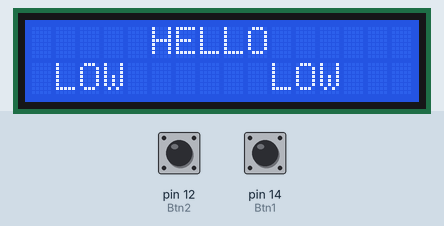
The sketch below on a simulated Arduino Uno, built with avr-gcc and run on an emulated ATmega328P. Parts: 16×2 character LCD. The test bench sets the inputs (shaded band); at power-on: pin 12 (Btn2) LOW, pin 14 (Btn1) LOW.

Above: at 1.3 s.
1.4 s: pin 12 (Btn2) pulled HIGH for 0.15 s
At 1.5 s:
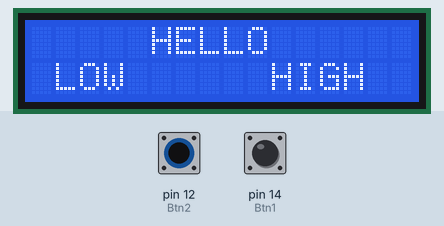
3.0 s: pin 14 (Btn1) pulled HIGH for 0.15 s
At 3.14 s:
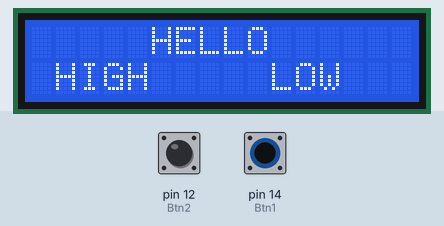
4.6 s: pin 14 (Btn1) pulled HIGH for 3.2 s
9.3 s: pin 12 (Btn2) pulled HIGH for 3.2 s
At 10.3 s:
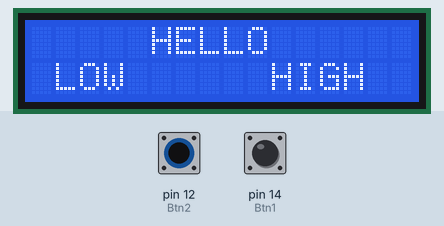
14.0 s: pin 12 (Btn2) driven HIGH and pin 14 (Btn1) driven HIGH
At 15.2 s:
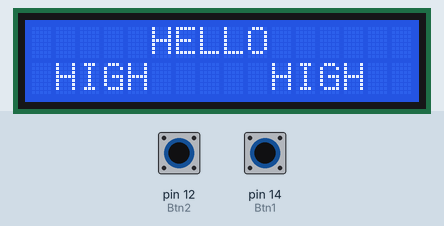
Timing chart, 0 to 16.6 s (numbered marks = the images above; inputs shaded):
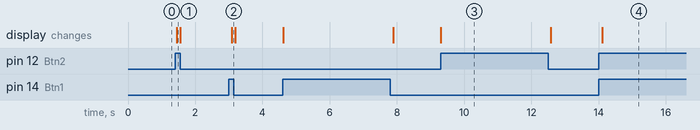

The sketch:

NodeMCULCD.ino
```cpp
#include <LiquidCrystal_I2C.h>

// Construct an LCD object and pass it the
// I2C address, width (in characters) and
// height (in characters). Depending on the
// Actual device, the IC2 address may change.
//LiquidCrystal_I2C lcd(0x3F, 16, 2);
LiquidCrystal_I2C lcd(0x27, 16, 2);


// DISPLAY I2C 16x2 characters
// Display --- NodeMCU
//   GND   ---   GND
//   VCC   ---   Vin
//   SDA   ---   D2
//   SCL   ---   D1


const int Btn1 = 14;
const int Btn2 = 12;
const int Btn3 = 13;
const int Btn4 = 15;

void setup() {

  pinMode(Btn1, INPUT);
  pinMode(Btn2, INPUT);
  pinMode(Btn3, INPUT);
  pinMode(Btn4, INPUT);

  // use mode HIGH for the buttons to limit the bounds
/*  digitalWrite(Btn1, HIGH);
  digitalWrite(Btn2, HIGH);
  digitalWrite(Btn3, HIGH);
  digitalWrite(Btn4, HIGH);*/

  // The begin call takes the width and height. This
  // Should match the number provided to the constructor.
  lcd.begin(16,2);
  lcd.init();

  // Turn on the backlight.
  lcd.backlight();

  // Move the cursor characters to the right and
  // zero characters down (line 1).
  lcd.setCursor(5, 0);

  // Print HELLO to the screen, starting at 5,0.
  lcd.print("HELLO");

  // Move the cursor to the next line and print
  // WORLD.
  lcd.setCursor(5, 1);
//  lcd.print("WORLD");
}

void loop() {
  lcd.setCursor(1, 1);
  if (digitalRead(Btn1) == HIGH)
  {
    lcd.print("HIGH");
  }
  else
  {
    lcd.print("LOW ");
  }

  lcd.setCursor(10, 1);
  if (digitalRead(Btn2) == HIGH)
    lcd.print("HIGH");
  else
    lcd.print("LOW ");

  delay(100);
#if 0
// Turn on the backlight.
  lcd.backlight();
  delay(1000);
  lcd.noBacklight();
  delay(1000);
#endif
 }
```

Measured:
- after the input at 1.4 s, the display: changes after 0.05 s (image 1)
- after the input at 3.0 s, the display: changes after 0.09 s (image 2)
- after the input at 9.3 s, the display: changes at once (image 3)
- after the input at 14.0 s, the display: changes after 0.11 s (image 4)
